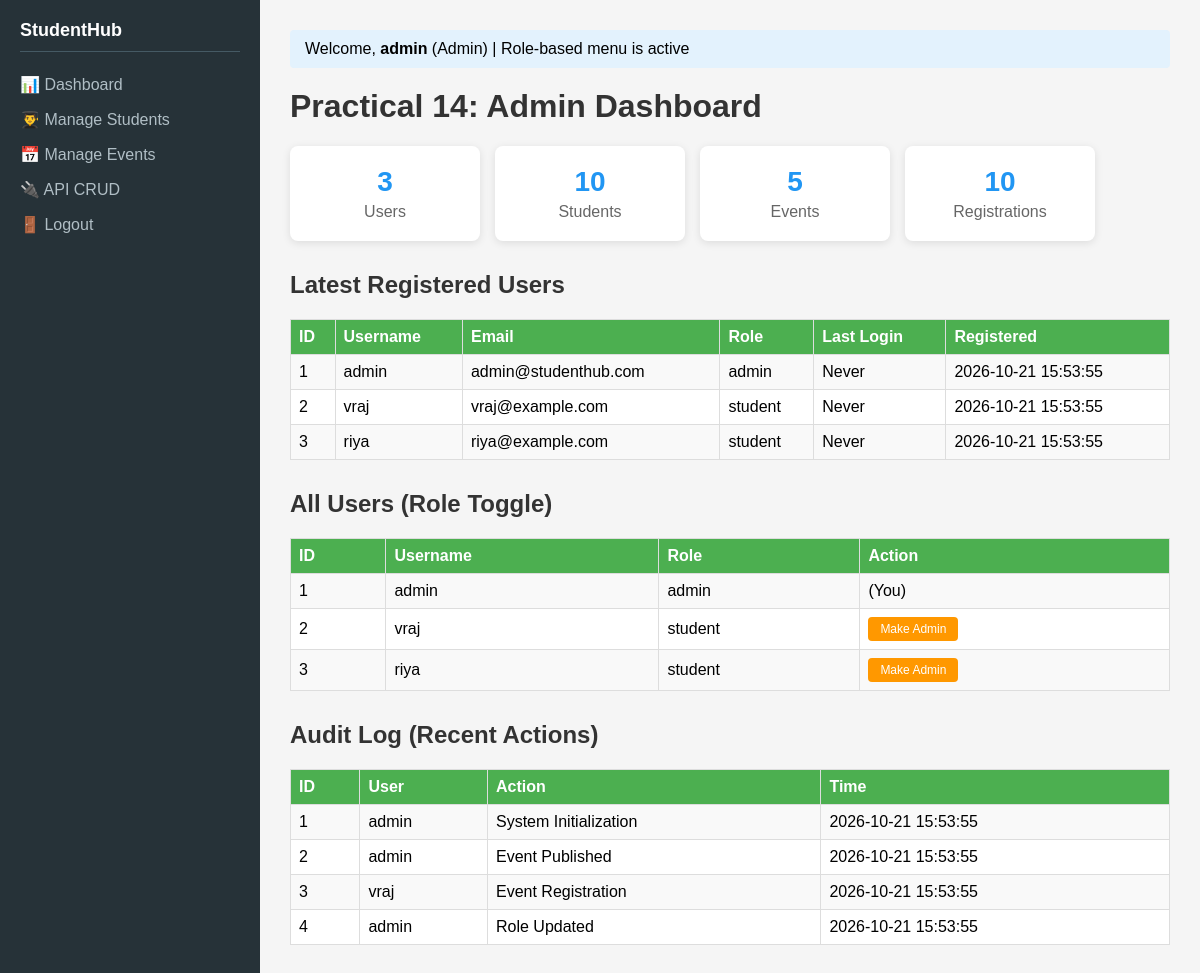
Screenshot of /practical14/index.php (signed in) with the database file from the repository.
### tables this page shows
CREATE TABLE users (
    id INT PRIMARY KEY AUTO_INCREMENT,
    username VARCHAR(50) UNIQUE NOT NULL,
    email VARCHAR(100) UNIQUE NOT NULL,
    password VARCHAR(255) NOT NULL,
    role ENUM('admin','student') DEFAULT 'student',
    last_login DATETIME NULL,
    created_at TIMESTAMP DEFAULT CURRENT_TIMESTAMP
);

CREATE TABLE audit_logs (
    log_id INT PRIMARY KEY AUTO_INCREMENT,
    user_id INT,
    action VARCHAR(255) NOT NULL,
    details TEXT,
    created_at TIMESTAMP DEFAULT CURRENT_TIMESTAMP,
    FOREIGN KEY (user_id) REFERENCES users(id) ON DELETE SET NULL
);

### practical14/index.php (the view, shortened to what this page needs)
<?php
require_once '../practical9/db.php';
$role = $_SESSION['role'];
$user_count = $conn->query("SELECT COUNT(*) as c FROM users")->fetch_assoc()['c'];
$student_count = $conn->query("SELECT COUNT(*) as c FROM students")->fetch_assoc()['c'];
$event_count = $conn->query("SELECT COUNT(*) as c FROM events")->fetch_assoc()['c'];
$reg_count = $conn->query("SELECT COUNT(*) as c FROM registrations")->fetch_assoc()['c'];
$recent_users = $conn->query("SELECT * FROM users ORDER BY created_at DESC LIMIT 5");
$all_users = $conn->query("SELECT * FROM users ORDER BY id");
$audit_logs = $conn->query("SELECT al.*, u.username FROM audit_logs al LEFT JOIN users u ON al.user_id = u.id ORDER BY al.created_at DESC LIMIT 10");
?>
<!DOCTYPE html>
<html>
<head>
</head>
<body>
<div class="wrapper">
    <div class="sidebar">
        <h2>StudentHub</h2>
        <a href="index.php">📊 Dashboard</a>
        <?php if ($role === 'admin'): ?>
            <a href="../practical11/index.php">👨‍🎓 Manage Students</a>
            <a href="../practical12/index.php">📅 Manage Events</a>
            <a href="../practical13/index.php">🔌 API CRUD</a>
        <?php endif; ?>
        <a href="../practical10/logout.php">🚪 Logout</a>
    </div>
    <div class="main">
        <div class="info-bar">Welcome, <strong><?= htmlspecialchars($_SESSION['username']) ?></strong> (<?= ucfirst($role) ?>) | Role-based menu is active</div>
        <h1>Practical 14: Admin Dashboard</h1>
        <div class="cards">
            <div class="card"><h2><?= $user_count ?></h2><p>Users</p></div>
            <div class="card"><h2><?= $student_count ?></h2><p>Students</p></div>
            <div class="card"><h2><?= $event_count ?></h2><p>Events</p></div>
            <div class="card"><h2><?= $reg_count ?></h2><p>Registrations</p></div>
        </div>
        <h2 class="section">Latest Registered Users</h2>
        <table>
        <tr><th>ID</th><th>Username</th><th>Email</th><th>Role</th><th>Last Login</th><th>Registered</th></tr>
        <?php while ($row = $recent_users->fetch_assoc()): ?>
        <tr>
            <td><?= $row['id'] ?></td>
            <td><?= htmlspecialchars($row['username']) ?></td>
            <td><?= htmlspecialchars($row['email']) ?></td>
            <td><?= $row['role'] ?></td>
            <td><?= $row['last_login'] ?? 'Never' ?></td>
            <td><?= $row['created_at'] ?></td>
        </tr>
        <?php endwhile; ?>
        </table>
        <h2 class="section">All Users (Role Toggle)</h2>
        <table>
        <tr><th>ID</th><th>Username</th><th>Role</th><th>Action</th></tr>
        <?php while ($row = $all_users->fetch_assoc()): ?>
        <tr>
            <td><?= $row['id'] ?></td>
            <td><?= htmlspecialchars($row['username']) ?></td>
            <td><?= $row['role'] ?></td>
            <td>
                <?php if ($row['id'] != $_SESSION['user_id']): ?>
                <form method="POST" style="display:inline;">
                    <button class="btn-sm" type="submit">Make <?= $row['role'] === 'admin' ? 'Student' : 'Admin' ?></button>
                </form>
                <?php else: ?>
                    (You)
                <?php endif; ?>
            </td>
        </tr>
        <?php endwhile; ?>
        </table>
        <h2 class="section">Audit Log (Recent Actions)</h2>
        <table>
        <tr><th>ID</th><th>User</th><th>Action</th><th>Time</th></tr>
        <?php while ($row = $audit_logs->fetch_assoc()): ?>
        <tr>
            <td><?= $row['log_id'] ?></td>
            <td><?= htmlspecialchars($row['username'] ?? 'System') ?></td>
            <td><?= htmlspecialchars($row['action']) ?></td>
            <td><?= $row['created_at'] ?></td>
        </tr>
        <?php endwhile; ?>
        </table>
    </div>
</div>
</body>
</html>

### practical14/index.php (style rules this page uses)
body { font-family: Arial; margin: 0; background: #f5f5f5; }
.wrapper { display: flex; min-height: 100vh; }
.sidebar { width: 220px; background: #263238; color: white; padding: 20px; }
.sidebar h2 { margin-top: 0; font-size: 18px; border-bottom: 1px solid #455a64; padding-bottom: 10px; }
.sidebar a { display: block; color: #b0bec5; text-decoration: none; padding: 8px 0; }
.main { flex: 1; padding: 30px; }
h1 { color: #333; margin-top: 0; }
.cards { display: flex; gap: 15px; flex-wrap: wrap; margin-bottom: 25px; }
.card { background: white; padding: 20px 25px; border-radius: 8px; box-shadow: 0 2px 8px rgba(0,0,0,0.1); text-align: center; min-width: 140px; }
.card h2 { margin: 0; color: #2196F3; font-size: 28px; }
.card p { margin: 5px 0 0; color: #666; }
table { border-collapse: collapse; width: 100%; background: white; margin-top: 10px; }
th, td { border: 1px solid #ddd; padding: 8px; text-align: left; }
th { background: #4CAF50; color: white; }
tr:nth-child(even) { background: #f9f9f9; }
h2.section { color: #333; margin-top: 30px; }
.info-bar { background: #e3f2fd; padding: 10px 15px; border-radius: 4px; margin-bottom: 20px; }
button { padding: 5px 12px; border: none; border-radius: 4px; cursor: pointer; color: white; }
.btn-sm { background: #ff9800; font-size: 12px; }

### rows the page displays
users: id "1", username "admin", email "admin@studenthub.com", role "admin", last_login "Never", created_at "2026-10-21 15:53:55", shows "(You)"
users: id "2", username "vraj", email "vraj@example.com", role "student", last_login "Never", created_at "2026-10-21 15:53:55", shows "Admin"
users: id "3", username "riya", email "riya@example.com", role "student", last_login "Never", created_at "2026-10-21 15:53:55", shows "Admin"
audit_logs: log_id "1", user.username "admin", action "System Initialization", created_at "2026-10-21 15:53:55"
audit_logs: log_id "2", user.username "admin", action "Event Published", created_at "2026-10-21 15:53:55"
audit_logs: log_id "3", user.username "vraj", action "Event Registration", created_at "2026-10-21 15:53:55"
audit_logs: log_id "4", user.username "admin", action "Role Updated", created_at "2026-10-21 15:53:55"

### other values shown
$_SESSION['username'] "admin"
$role "Admin"
$user_count "3"
$student_count "10"
$event_count "5"
$reg_count "10"
